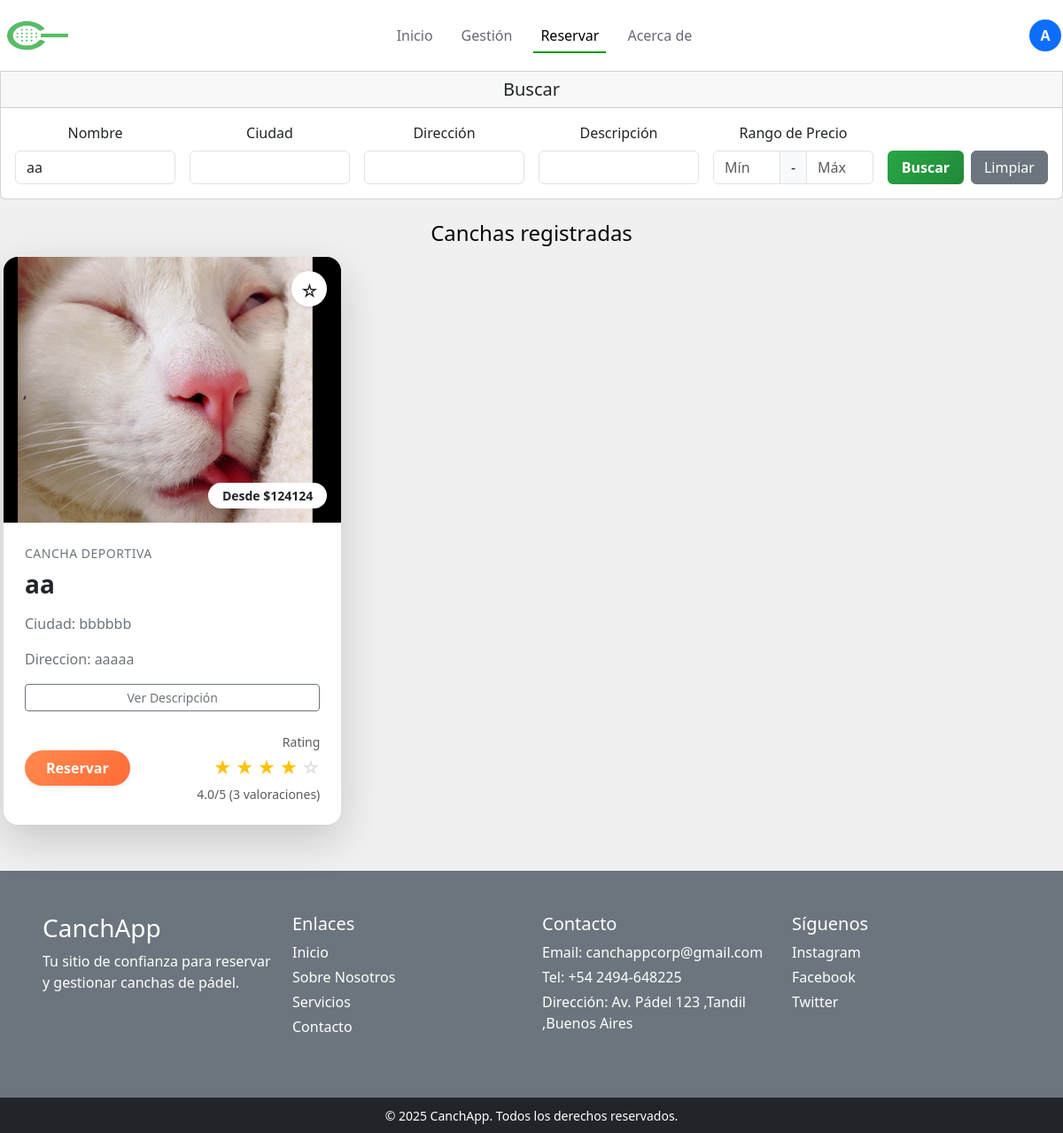
The app's page /buscador.php?nombre=aa (signed in) with its own data.
### tables this page shows
CREATE TABLE `cancha` (
  `id_cancha` int(11) NOT NULL,
  `id_duenio` int(11) NOT NULL,
  `nombre` varchar(120) NOT NULL,
  `ciudad` varchar(120) NOT NULL,
  `direccion` varchar(120) NOT NULL,
  `foto` varchar(255) NOT NULL,
  `bio` text NOT NULL,
  `verificado` tinyint(1) NOT NULL,
  `valoracion` int(10) NOT NULL,
  `precio` int(11) NOT NULL
);

### buscador.php (the view, shortened to what this page needs)
<?php
require_once 'conexiones/conDB.php';
$nombre = $_SESSION['nombre'] ?? null;
$rol = $_SESSION['rol'] ?? null;
$foto = $_SESSION['foto'] ?? null;
$idduenio = $_SESSION['id'] ?? null;
$id_usuario = $_SESSION['id'] ?? null;
function obtenerPromedioValoracion($pdo, $id_cancha)
{
  try {
    $stmt = $pdo->prepare("
            SELECT
                COALESCE(AVG(valor), 0) as promedio,
                COUNT(*) as total
            FROM valoracion
            WHERE id_cancha = ?
        ");
    $stmt->execute([$id_cancha]);
    return $stmt->fetch(PDO::FETCH_ASSOC);
  } catch (PDOException $e) {
    error_log("Error getting rating: " . $e->getMessage());
    return ['promedio' => 0, 'total' => 0];
  }
}
$favoritosIds = [];
if ($id_usuario) {
  $stmt = $pdo->prepare("
        SELECT c.*, f.id_favorito
        FROM cancha c
        INNER JOIN favoritos f ON c.id_cancha = f.id_cancha
        WHERE f.id_usuario = ?
    ");
  $stmt->execute([$id_usuario]);
  $misFavoritos = $stmt->fetchAll(PDO::FETCH_ASSOC);
  $favoritosIds = array_column($misFavoritos, 'id_cancha');
}
$buscarNombre = $_GET['nombre'] ?? '';
$buscarCiudad = $_GET['ciudad'] ?? '';
$buscarDireccion = $_GET['direccion'] ?? '';
$buscarBio = $_GET['bio'] ?? '';
$buscarPrecioMin = $_GET['precio_min'] ?? '';
$buscarPrecioMax = $_GET['precio_max'] ?? '';
try {
  $sql = "SELECT * FROM cancha WHERE 1=1";
  $params = [];
  if (!empty($buscarNombre)) {
    $sql .= " AND nombre LIKE ?";
    $params[] = "%$buscarNombre%";
  }
  $stmt = $pdo->prepare($sql);
  $stmt->execute($params);
  $canchas = $stmt->fetchAll();
  if ($rol === 'duenio' && $idduenio) {
    $stmt2 = $pdo->prepare("SELECT * FROM cancha WHERE id_duenio = ?");
    $stmt2->execute([$idduenio]);
    $misCanchas = $stmt2->fetchAll();
  }
} catch (PDOException $e) {
  echo "Error al encontrar las canchas: " . $e->getMessage();
  $canchas = [];
  $misCanchas = [];
}
$hayFiltros = !empty($buscarNombre) || !empty($buscarCiudad) || !empty($buscarDireccion) || !empty($buscarBio) || !empty($buscarPrecioMin) || !empty($buscarPrecioMax);
?>
<!DOCTYPE html>
<html lang="es">
<head>
  <link href="https://cdn.jsdelivr.net/npm/bootstrap@5.3.8/dist/css/bootstrap.min.css" rel="stylesheet">
  <link rel="stylesheet" href="style.css">
</head>
<body>
  <div class="container-fluid p-0 m-0" style="background-color: #f0f0f0; min-height: 100vh;">
    <section class="text-center text-white d-flex flex-column p-0 m-0 rounded-top-0">
      <div class="row" id="navbar">
        <div class="col-12">
          <nav class="navbar navbar-expand-lg">
            <a class="navbar-brand me-auto" href="#">
              <img src="image/icon.png" alt="Logo" width="85" height="60" class="d-inline-block align-text-top">
            </a>
            <div class="offcanvas offcanvas-end" tabindex="-1" id="offcanvasNavbar"
              aria-labelledby="offcanvasNavbarLabel">
              <div class="offcanvas-body">
                <ul class="navbar-nav justify-content-center flex-grow-1 pe-3">
                  <li class="nav-item">
                    <a class="nav-link mx-lg-2 " href="index.php">Inicio</a>
                  </li>
                  <?php if ($rol === 'duenio'): ?>
                    <li class="nav-item">
                      <a class="nav-link mx-lg-2" href="gestion.php">Gestión</a>
                    </li>
                  <?php endif; ?>
                  <li class="nav-item">
                    <a class="nav-link mx-lg-2 active" aria-current="page" href="buscador.php">Reservar</a>
                  </li>
                  <li class="nav-item">
                    <a class="nav-link mx-lg-2" href="acerca-de.php">Acerca de</a>
                  </li>
                </ul>
              </div>
            </div>
            <?php if ($nombre): ?>
              <div class="dropdown">
                <button class="btn p-0 border-0" type="button" data-bs-toggle="dropdown" aria-expanded="false">
                  <?php if (!empty($foto)): ?>
                    <img src="uploads/usuarios/<?= htmlspecialchars($foto) ?>"
                      alt="Foto de perfil de <?= htmlspecialchars($nombre) ?>"
                      class="rounded-circle border border-2 border-white" width="40" height="40" style="object-fit: cover;">
                  <?php else: ?>
                    <div
                      class="rounded-circle border border-2 border-white d-flex align-items-center justify-content-center bg-primary text-white"
                      style="width: 40px; height: 40px; font-size: 16px; font-weight: bold;">
                      <?= strtoupper(substr($nombre, 0, length: 1)) ?>
                    </div>
                  <?php endif; ?>
                </button>
              </div>
            <?php else: ?>
              <a href="inicioses.php" class="login-button btn btn-primary">Login</a>
            <?php endif; ?>
          </nav>
        </div>
      </div>
      <div class="row mb-4">
        <div class="col-12">
          <div class="card text-dark rounded-top-0">
            <div class="card-header ">
              <h5 class="mb-0">
                <i class="fas fa-filter"></i> Buscar
              </h5>
            </div>
            <div class="card-body">
              <form method="GET" action="buscador.php">
                <div class="row g-3 align-items-end">
                  <div class="col-md-2">
                    <label for="nombre" class="form-label">
                      <i class="fas fa-font"></i> Nombre
                    </label>
                    <input type="text" class="form-control" id="nombre" name="nombre"
                      value="<?= htmlspecialchars($buscarNombre) ?>">
                  </div>
                  <div class="col-md-2">
                    <label for="ciudad" class="form-label">
                      <i class="fas fa-map-marker-alt"></i> Ciudad
                    </label>
                    <input type="text" class="form-control" id="ciudad" name="ciudad"
                      value="<?= htmlspecialchars($buscarCiudad) ?>">
                  </div>
                  <div class="col-md-2">
                    <label for="direccion" class="form-label">
                      <i class="fas fa-location-dot"></i> Dirección
                    </label>
                    <input type="text" class="form-control" id="direccion" name="direccion"
                      value="<?= htmlspecialchars($buscarDireccion) ?>">
                  </div>
                  <div class="col-md-2">
                    <label for="bio" class="form-label">
                      <i class="fas fa-align-left"></i> Descripción
                    </label>
                    <input type="text" class="form-control" id="bio" name="bio"
                      value="<?= htmlspecialchars($buscarBio) ?>">
                  </div>
                  <div class="col-md-2">
                    <label class="form-label">
                      <i class="fas fa-dollar-sign"></i> Rango de Precio
                    </label>
                    <div class="input-group">
                      <input type="number" class="form-control" name="precio_min" placeholder="Mín"
                        value="<?= htmlspecialchars($buscarPrecioMin) ?>">
                      <span class="input-group-text">-</span>
                      <input type="number" class="form-control" name="precio_max" placeholder="Máx"
                        value="<?= htmlspecialchars($buscarPrecioMax) ?>">
                    </div>
                  </div>
                  <div class="col-md-2 d-flex gap-2">
                    <button type="submit" class="btn btn-success w-100">
                      <i class="fas fa-search"></i> Buscar
                    </button>
                    <?php if ($hayFiltros): ?>
                      <a href="buscador.php" class="btn btn-secondary w-100">
                        <i class="fas fa-times"></i> Limpiar
                      </a>
                    <?php endif; ?>
                  </div>
                </div>
              </form>
            </div>
          </div>
        </div>
      </div>
    </section>
    <h4 class="text-center " style="color: #0a0505ff;">Canchas registradas</h4>
      <?php if ($canchas && count($canchas) > 0): ?>
        <div class="row g-4 p-1">
          <?php foreach ($canchas as $cancha): ?>
          <?php
          $rating = obtenerPromedioValoracion($pdo, $cancha['id_cancha']);
          $promedio = $rating['promedio'];
          $total = $rating['total'];
          ?>
          <div class="col-12 col-md-6 col-lg-4">
              <div class="card shadow-lg rounded-4 overflow-hidden border-0 h-100">
                  <div class="card-image position-relative">
                      <form method="post" class="position-absolute top-0 end-0 m-3">
                          <button type="submit" name="accion" value="toggle_favorito" class="btn btn-favorito rounded-circle p-2 border-0 shadow-sm" style="width: 40px; height: 40px;">
                              <span class="fs-5"><?= in_array($cancha['id_cancha'], $favoritosIds) ? '⭐' : '☆' ?></span>
                          </button>
                      </form>
                      <?php if ($cancha['foto']): ?>
                          <img src="uploads/<?= htmlspecialchars($cancha['foto']) ?>" class="img-fluid" style="height: 300px; width: 100%; object-fit: cover;">
                      <?php endif; ?>
                      <div class="position-absolute bottom-0 end-0 bg-white rounded-pill px-3 py-1 m-3 fw-semibold small">
                          Desde $<?php echo htmlspecialchars($cancha['precio']); ?>
                      </div>
                  </div>
                  <div class="card-body p-4 d-flex flex-column">
                      <div class="text-secondary text-uppercase small mb-2 fw-medium" style="letter-spacing: 0.5px;">
                          Cancha Deportiva
                      </div>
                      <h2 class="fs-3 fw-bold mb-3 text-dark"><?php echo htmlspecialchars($cancha['nombre']); ?></h2>
                      <p class="text-secondary mb-3">Ciudad: <?php echo htmlspecialchars($cancha['ciudad']); ?></p>
                      <p class="text-secondary mb-3">Direccion: <?php echo htmlspecialchars($cancha['direccion']); ?></p>
                      <button type="button" class="btn btn-outline-secondary btn-sm mb-4" data-bs-container="body" data-bs-toggle="popover" data-bs-placement="bottom" data-bs-content="<?php echo htmlspecialchars($cancha['bio']); ?>">
                          Ver Descripción
                      </button>
                      <div class="row align-items-center mt-auto">
                          <div class="col-auto">
                              <a href="reservacion.php?id=<?= $cancha['id_cancha'] ?>" class="btn btn-reservar text-white border-0 rounded-pill px-4 py-2 fw-semibold shadow-sm text-decoration-none">
                                  Reservar
                              </a>
                          </div>
                          <div class="col">
                              <div class="d-flex flex-column align-items-end">
                                  <small class="text-muted mb-1">Rating</small>
                                  <?php if ($total > 0): ?>
                                  <div class="d-flex gap-1 fs-5">
                                      <?php
                                      $stars = round($promedio);
                                      for ($i = 1; $i <= 5; $i++) {
                                          echo '<span class="' . ($i <= $stars ? 'star-filled' : 'star-empty') . '">' . ($i <= $stars ? '★' : '☆') . '</span>';
                                      }
                                      ?>
                                  </div>
                                  <small class="text-muted mt-1">
                                      <?= number_format($promedio, 1) ?>/5 (<?= $total ?> valoraciones)
                                  </small>
                                  <?php endif; ?>
                              </div>
                          </div>
                      </div>
                  </div>
              </div>
          </div>
          <?php endforeach; ?>
        </div>
        <?php else: ?>
        <div class="alert alert-info text-center">No hay canchas registradas.</div>
        <?php endif; ?>
      <footer class="mt-5">
          <div class="row p-5 bg-secondary text-white">
              <div class="col-xs-12 col-md-6 col-lg-3 mb-3">
                  <h3 class="mb-2">CanchApp</h3>
                  <p>Tu sitio de confianza para reservar y gestionar canchas de pádel.</p>
              </div>
              <div class="col-xs-12 col-md-6 col-lg-3 mb-3">
                  <h5 class="mb-2">Enlaces</h5>
                  <a href="#" class="d-block text-white text-decoration-none mb-1">Inicio</a>
                  <a href="#" class="d-block text-white text-decoration-none mb-1">Sobre Nosotros</a>
                  <a href="#" class="d-block text-white text-decoration-none mb-1">Servicios</a>
                  <a href="#" class="d-block text-white text-decoration-none mb-1">Contacto</a>
              </div>
              <div class="col-xs-12 col-md-6 col-lg-3 mb-3">
                  <h5 class="mb-2">Contacto</h5>
                  <p class="mb-1">Email: canchappcorp@gmail.com</p>
                  <p class="mb-1">Tel: +54 2494-648225</p>
                  <p class="mb-1">Dirección: Av. Pádel 123 ,Tandil ,Buenos Aires</p>
              </div>
              <div class="col-xs-12 col-md-6 col-lg-3 mb-3">
                  <h5 class="mb-2">Síguenos</h5>
                  <a href="#" class="d-block text-white text-decoration-none mb-1">Instagram</a>
                  <a href="#" class="d-block text-white text-decoration-none mb-1">Facebook</a>
                  <a href="#" class="d-block text-white text-decoration-none mb-1">Twitter</a>
              </div>
          </div>
          <div class="row bg-dark text-white text-center py-2">
              <div class="col-12">
                  <small>&copy; 2025 CanchApp. Todos los derechos reservados.</small>
              </div>
          </div>
      </footer>
  </div>
</body>
</html>

### style.css (style rules this page uses)
.container-fluid { overflow-x: hidden; }
.navbar { background-color: white; height: 80px; border: 2px black; }
.navbar-brand { font-size: 24px; font-weight: 500; color: #009907; transition: 0.3s color; }
.nav-link { color: #666777; font-weight: 500; position: relative; }
.nav-link:hover, .nav-link.active { color: #000; }
@media (min-width: 991px) { .nav-link::before { content: ""; position: absolute; bottom: 0; left: 50%; transform: translateX(-50%); width: 0; height: 2px; background-color: #009907; visibility: hidden; transition: 0.3s ease-in-out; } }
@media (min-width: 991px) { .nav-link:hover::before, .nav-link.active::before { width: 100%; visibility: visible; } }
body { background-color: #000; overflow-x: hidden; }
body { overscroll-behavior-y: none; overscroll-behavior-x: none; }
.btn-success { background: linear-gradient(135deg, #28a745, #218838); border: none; font-weight: 600; }
.card { transition: transform 0.3s ease, box-shadow 0.3s ease; }
.btn { transition: all 0.3s ease; }

### buscador.php (style rules this page uses)
.card-image { background: linear-gradient(135deg, #e0e0e0 0%, #f5f5f5 100%); height: 300px; display: flex; align-items: center; justify-content: center; }
.btn-reservar { background: linear-gradient(135deg, #ff8a50 0%, #ff6b35 100%); }
.btn-favorito { background: white; transition: transform 0.2s; }
.star-filled { color: #ffc107; }
.star-empty { color: #ddd; }

### records on screen
cancha: foto (picture), precio "124124", nombre "aa", ciudad "bbbbbb", direccion "aaaaa", promedio "4.0", total "3"

### other values on screen
substr($nombre, 0, length: 1) "A"
